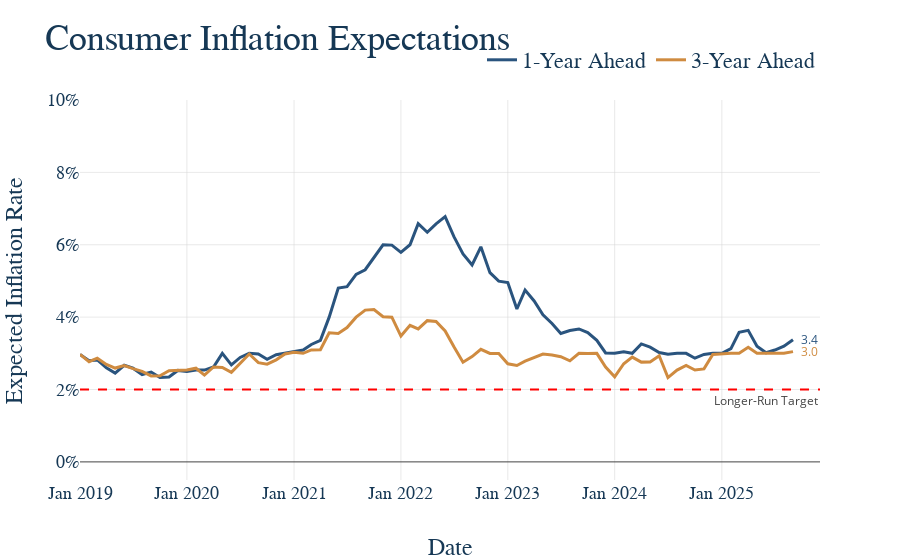

Here is the notebook cell this chart was saved with:
### Markdown cell above
5. Now that all our data is ready, make the graph and have it save itself as a .html file to graph_output whenver the notebooks is rerun. The name of the file should exactly match the notebook name. For instance, this file "example.ipynb" produces the graph "example.html." Nice work, you made a graph!

### Code cell
fig = go.Figure()

for col in df.columns:
    fig.add_trace(
        go.Scatter(
            x=df.index,
            y=df[col],
            mode='lines',
            name=col
        )
    )

fig.add_hline(
    y=2,
    line_dash="dash",
    line_color="red",
    annotation_text="Longer-Run Target",
    annotation_position="right bottom"
)

fig.update_layout(
    title = dict(text = 'Consumer Inflation Expectations '),
    xaxis_title="Date",
    yaxis_title="Percent",
)


# This is graph specific, but here we want the y-axis to be percent signs 
fig.update_yaxes(
    title = "Expected Inflation Rate",
    tickformat=".2f%",
    ticksuffix="%",
    range=[-.5, 10]
)

# Again, graph specific, we have a mutliyear series and want tick marks to be years
fig.update_xaxes(
    type='date',
    tickformat='%b %Y',
)

ut.add_end_labels(fig = fig)

fig.show()

fig.write_html(GRAPH_OUTPUT_PATH / f"{GRAPH_NAME}.html")
